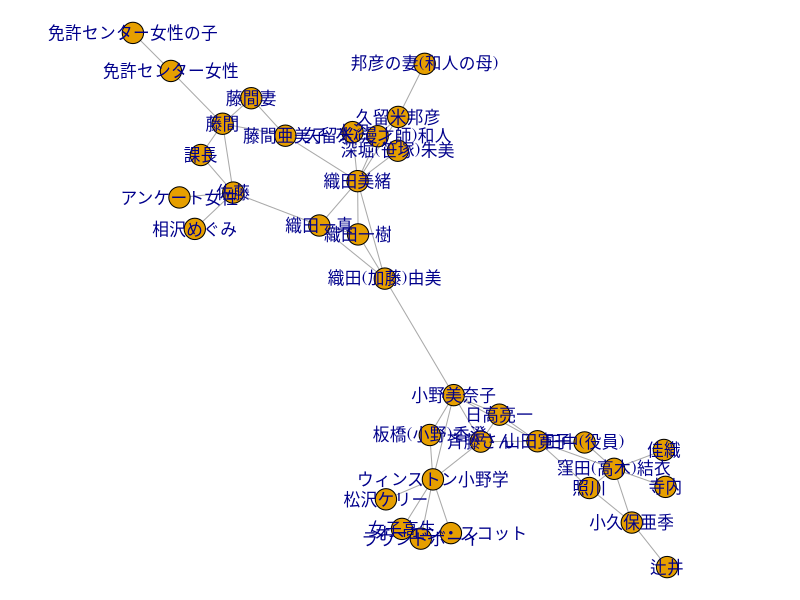

Source code (R):
## ---- chunk 1
knitr::opts_chunk$set(echo = TRUE)
## ---- chunk 2
library(tidyverse)
library(igraph)
## ---- chunk 3
jinbutsu <- tribble(
     ~Name1, ~Name2,
"佐藤", "藤間",
      "佐藤", "課長",
  "藤間",    "課長",
  "アンケート女性", "佐藤",
  "織田一真", "佐藤",
  "織田一真", "織田(加藤)由美",
  "織田一真", "織田美緒",
  "織田(加藤)由美", "織田美緒",
  "織田一真", "織田一樹",
  "織田(加藤)由美", "織田一樹",
  "織田美緒", "織田一樹",
  "佐藤", "相沢めぐみ",
  "藤間", "藤間妻",
  "藤間", "藤間亜美子",
  "藤間妻", "藤間亜美子",
  "ウィンストン小野学", "板橋(小野)香澄",
  "小野美奈子", "板橋(小野)香澄",
  "ウィンストン小野学", "小野美奈子",
  "小野美奈子", "織田(加藤)由美",
  "山田寛子", "小野美奈子",
  "日高亮一", "小野美奈子",
  "山田寛子", "日高亮一",
  "山田寛子", "斉藤さん",
  "日高亮一", "斉藤さん",
  "小野美奈子", "斉藤さん",
  "ウィンストン小野学", "斉藤さん",
  "藤間", "免許センター女性",
  "免許センター女性", "免許センター女性の子",
  "深堀(笹塚)朱美", "織田美緒",
  "深堀(笹塚)朱美", "久留米(漫才師)和人",
  "織田美緒", "久留米(漫才師)和人",
  "深堀(笹塚)朱美", "久留米邦彦",
  "久留米邦彦", "久留米(漫才師)和人",
  "久留米邦彦", "邦彦の妻(和人の母)",
  "久留米邦彦", "織田美緒",
  "水沼", "織田美緒",
  "水沼", "久留米(漫才師)和人",
  "藤間亜美子", "織田美緒",
  "窪田(高木)結衣", "佳織",
  "窪田(高木)結衣", "山田寛子",
  "照川", "山田寛子",
  "照川", "窪田(高木)結衣",
  "照川", "小久保亜季",
  "窪田(高木)結衣", "小久保亜季",
  "辻井", "小久保亜季",
  "窪田(高木)結衣", "寺内",
  "窪田(高木)結衣", "田中(役員)",
  "田中(役員)", "山田寛子",
  "ウィンストン小野学", "オーエン・スコット",
  "ウィンストン小野学", "松沢ケリー",
  "ウィンストン小野学", "女子高生",
  "ウィンストン小野学", "ラウンドボーイ",
  "女子高生", "ラウンドボーイ"
)
## ---- chunk 4
zzz <- readr::read_csv("tojo_jinbutsu.csv")
## ---- chunk 5
zzz
## ---- chunk 6
g <- graph.data.frame(zzz, directed = FALSE)
# Remove unnecessary margins
par(mar = c(0, 0, 0, 0))
plot(g, layout = layout.fruchterman.reingold, vertex.size = 8, edge.arrow.size = 0.5)
